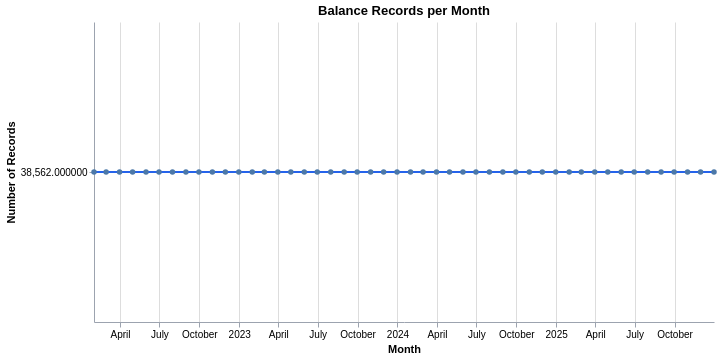

Notebook code cell kept with this figure:
### Code cell
# Number of accounts reporting a balance each month
monthly_records = balance_date_dt.value_counts().sort_index().reset_index()
monthly_records.columns = ['Month', 'Count']

alt.Chart(monthly_records).mark_line(point=True, color='#2563eb').encode(
    x=alt.X('Month:T', title='Month'),
    y=alt.Y('Count:Q', title='Number of Records', scale=alt.Scale(zero=False)),
    tooltip=[alt.Tooltip('Month:T', format='%b %Y'), alt.Tooltip('Count:Q', format=',')]
).properties(title='Balance Records per Month', width=620, height=300
).configure_view(strokeWidth=0).configure_axis(**AXIS_CFG)

### Figure 1 — Vega-Lite specification as saved in the notebook (floating-point values rounded to 4 significant figures)
{"config": {"view": {"continuousWidth": 300, "continuousHeight": 300, "strokeWidth": 0}, "axis": {"domainColor": "#9ca3af", "labelColor": "#000", "tickColor": "#9ca3af", "titleColor": "#000"}}, "data": {"name": "data-04277aeaac796807627cce417eeff234"}, "mark": {"type": "line", "color": "#2563eb", "point": true}, "encoding": {"tooltip": [{"field": "Month", "format": "%b %Y", "type": "temporal"}, {"field": "Count", "format": ",", "type": "quantitative"}], "x": {"field": "Month", "title": "Month", "type": "temporal"}, "y": {"field": "Count", "scale": {"zero": false}, "title": "Number of Records", "type": "quantitative"}}, "height": 300, "title": "Balance Records per Month", "width": 620, "$schema": "https://vega.github.io/schema/vega-lite/v5.20.1.json", "datasets": {"data-04277aeaac796807627cce417eeff234": [{"Month": "2022-01-31T00:00:00", "Count": 38562}, {"Month": "2022-02-28T00:00:00", "Count": 38562}, {"Month": "2022-03-31T00:00:00", "Count": 38562}, {"Month": "2022-04-30T00:00:00", "Count": 38562}, {"Month": "2022-05-31T00:00:00", "Count": 38562}, {"Month": "2022-06-30T00:00:00", "Count": 38562}, {"Month": "2022-07-31T00:00:00", "Count": 38562}, {"Month": "2022-08-31T00:00:00", "Count": 38562}, {"Month": "2022-09-30T00:00:00", "Count": 38562}, {"Month": "2022-10-31T00:00:00", "Count": 38562}, {"Month": "2022-11-30T00:00:00", "Count": 38562}, {"Month": "2022-12-31T00:00:00", "Count": 38562}, {"Month": "2023-01-31T00:00:00", "Count": 38562}, {"Month": "2023-02-28T00:00:00", "Count": 38562}, {"Month": "2023-03-31T00:00:00", "Count": 38562}, {"Month": "2023-04-30T00:00:00", "Count": 38562}, {"Month": "2023-05-31T00:00:00", "Count": 38562}, {"Month": "2023-06-30T00:00:00", "Count": 38562}, {"Month": "2023-07-31T00:00:00", "Count": 38562}, {"Month": "2023-08-31T00:00:00", "Count": 38562}, {"Month": "2023-09-30T00:00:00", "Count": 38562}, {"Month": "2023-10-31T00:00:00", "Count": 38562}, {"Month": "2023-11-30T00:00:00", "Count": 38562}, {"Month": "2023-12-31T00:00:00", "Count": 38562}, {"Month": "2024-01-31T00:00:00", "Count": 38562}, {"Month": "2024-02-29T00:00:00", "Count": 38562}, {"Month": "2024-03-31T00:00:00", "Count": 38562}, {"Month": "2024-04-30T00:00:00", "Count": 38562}, {"Month": "2024-05-31T00:00:00", "Count": 38562}, {"Month": "2024-06-30T00:00:00", "Count": 38562}, {"Month": "2024-07-31T00:00:00", "Count": 38562}, {"Month": "2024-08-31T00:00:00", "Count": 38562}, {"Month": "2024-09-30T00:00:00", "Count": 38562}, {"Month": "2024-10-31T00:00:00", "Count": 38562}, {"Month": "2024-11-30T00:00:00", "Count": 38562}, {"Month": "2024-12-31T00:00:00", "Count": 38562}, {"Month": "2025-01-31T00:00:00", "Count": 38562}, {"Month": "2025-02-28T00:00:00", "Count": 38562}, {"Month": "2025-03-31T00:00:00", "Count": 38562}, {"Month": "2025-04-30T00:00:00", "Count": 38562}, {"Month": "2025-05-31T00:00:00", "Count": 38562}, {"Month": "2025-06-30T00:00:00", "Count": 38562}, {"Month": "2025-07-31T00:00:00", "Count": 38562}, {"Month": "2025-08-31T00:00:00", "Count": 38562}, {"Month": "2025-09-30T00:00:00", "Count": 38562}, {"Month": "2025-10-31T00:00:00", "Count": 38562}, {"Month": "2025-11-30T00:00:00", "Count": 38562}, {"Month": "2025-12-31T00:00:00", "Count": 38562}]}}
